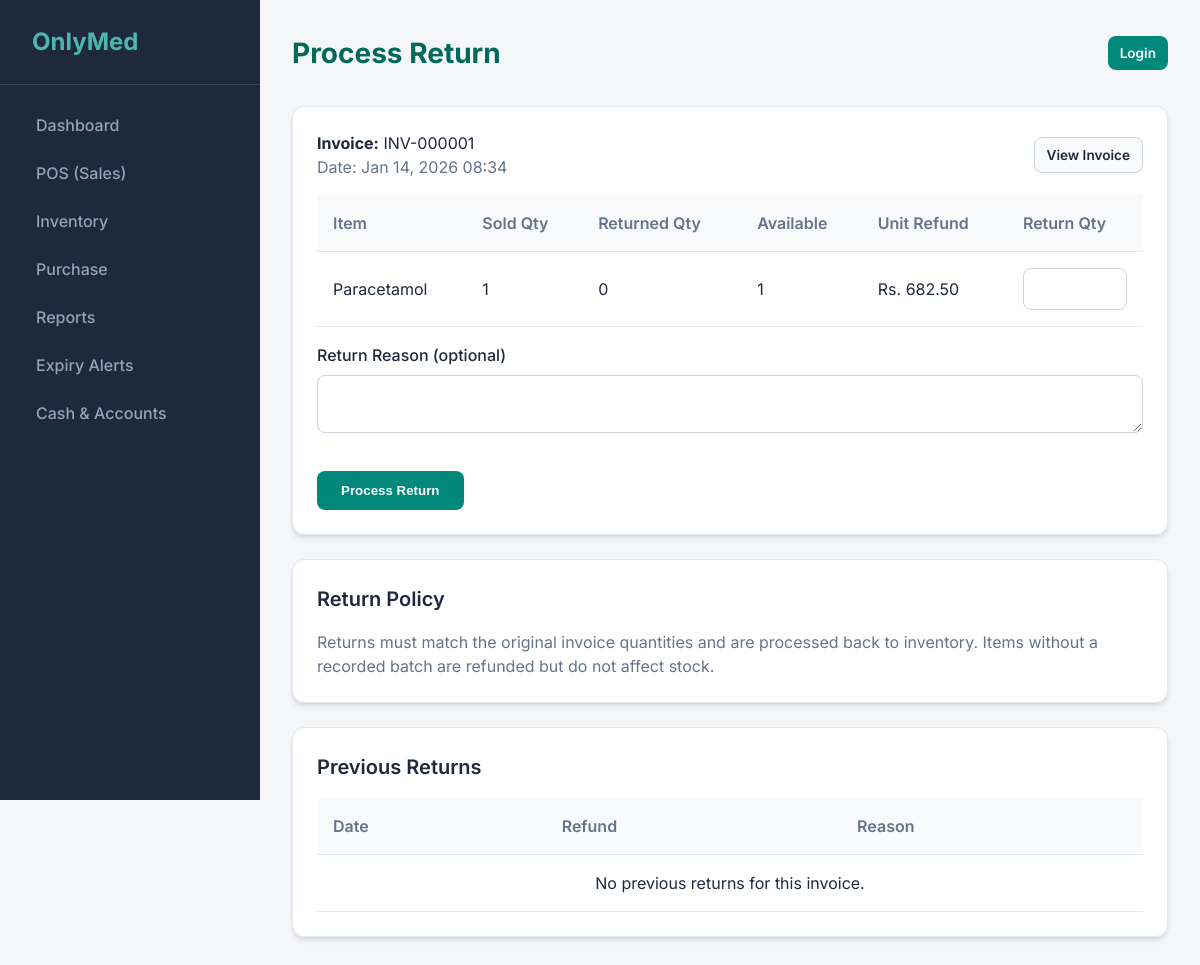
/sales/invoice/1/return/, run on an earlier commit of the app's database.
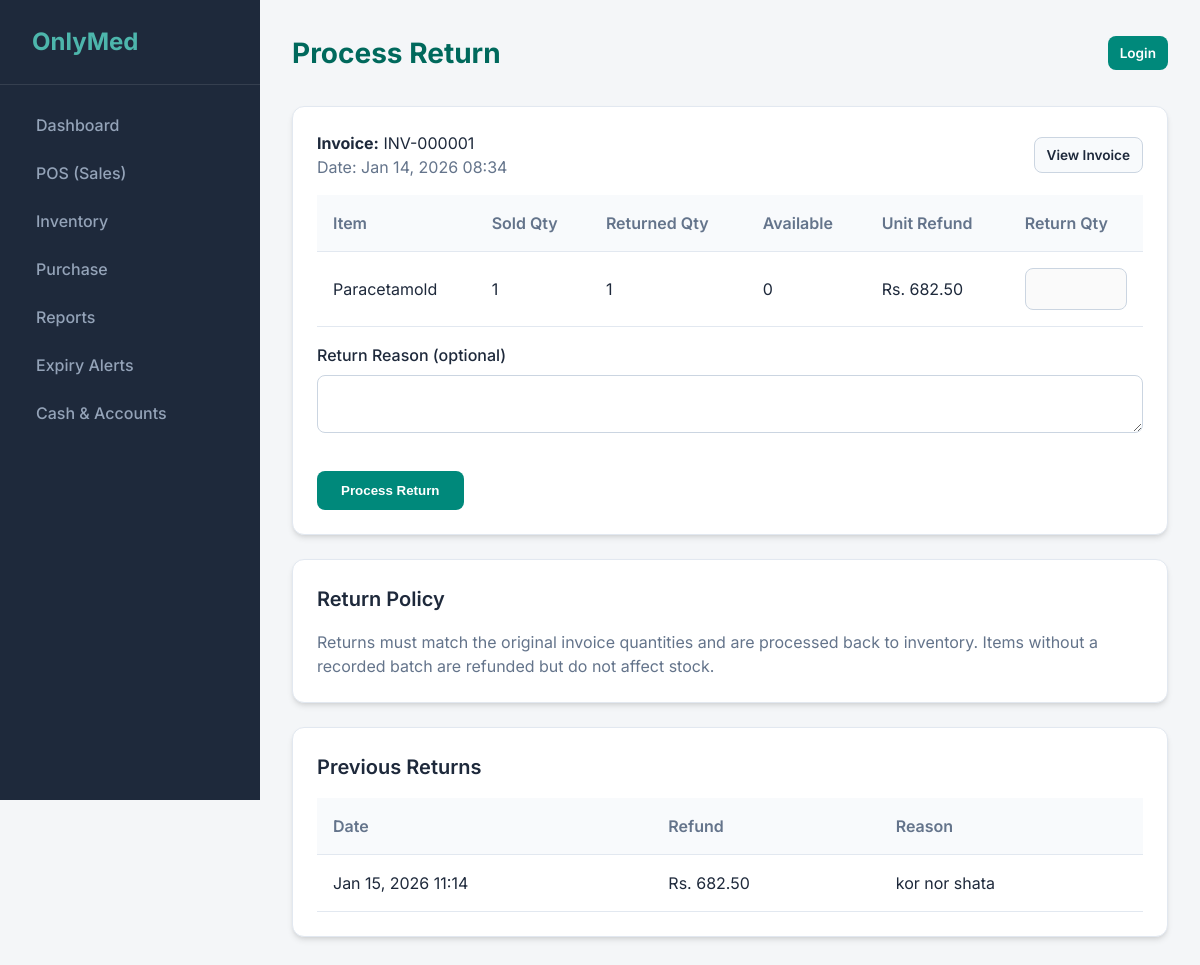
And on a later commit of the database.
### sales/models.py (models this page shows, shortened)
class SaleItem(models.Model):
    invoice = models.ForeignKey(SalesInvoice, on_delete=models.CASCADE, related_name='items')
    product = models.ForeignKey(Product, on_delete=models.PROTECT, null=True, blank=True)
    batch = models.ForeignKey(Batch, on_delete=models.PROTECT, null=True, blank=True)
    item_name = models.CharField(max_length=200, blank=True, help_text="Product Name or Manual Item Name")
    quantity = models.PositiveIntegerField()
    unit_price = models.DecimalField(max_digits=10, decimal_places=2, help_text="Selling Price at time of sale")
    discount_percentage = models.DecimalField(max_digits=5, decimal_places=2, default=0.00)
    discount_amount = models.DecimalField(max_digits=10, decimal_places=2, default=0.00)
    tax_amount = models.DecimalField(max_digits=10, decimal_places=2, default=0.00)
    total_amount = models.DecimalField(max_digits=12, decimal_places=2, default=0.00)

class SalesReturn(models.Model):
    invoice = models.ForeignKey(SalesInvoice, on_delete=models.PROTECT, related_name='returns')
    date = models.DateTimeField(default=timezone.now)
    reason = models.TextField(blank=True)
    refund_amount = models.DecimalField(max_digits=12, decimal_places=2, default=0.00)
    created_at = models.DateTimeField(auto_now_add=True)

### inventory/models.py (models this page shows, shortened)
class Product(models.Model):
    brand = models.ForeignKey(Brand, on_delete=models.CASCADE, related_name='products')
    name = models.CharField(max_length=200, help_text="Generic Name")
    category = models.ForeignKey(Category, on_delete=models.CASCADE, related_name='products')
    company = models.CharField(max_length=100, blank=True, help_text="Company Name")
    description = models.TextField(blank=True)
    tax_percentage = models.DecimalField(max_digits=5, decimal_places=2, default=0.0, help_text="Tax percentage (0 to 100)")
    created_at = models.DateTimeField(auto_now_add=True)
    updated_at = models.DateTimeField(auto_now=True)

### sales/views.py (the view, shortened to what this page needs)
# urls.py: path('invoice/<int:invoice_id>/return/', views.sales_return_create, name='sales_return_create'),
def sales_return_create(request, invoice_id):
    invoice = get_object_or_404(
        SalesInvoice.objects.select_related('customer').prefetch_related('items', 'items__product', 'items__batch'),
        id=invoice_id
    )
    sale_items = invoice.items.select_related('product', 'batch').annotate(
        returned_qty=Sum('return_items__quantity')
    )
    return_rows = []
    for item in sale_items:
        returned_qty = item.returned_qty or 0
        available_qty = item.quantity - returned_qty
        if item.quantity and item.total_amount:
            unit_refund = (item.total_amount / item.quantity).quantize(Decimal('0.01'), rounding=ROUND_HALF_UP)
        else:
            unit_refund = Decimal(item.unit_price or 0).quantize(Decimal('0.01'), rounding=ROUND_HALF_UP)
        display_name = item.item_name or (item.product.name if item.product else "Item")
        return_rows.append({
            'item': item,
            'display_name': display_name,
            'returned_qty': returned_qty,
            'available_qty': available_qty,
            'unit_refund': unit_refund,
        })
    return_history = SalesReturn.objects.filter(invoice=invoice).order_by('-date')
    context = {
        'invoice': invoice,
        'return_rows': return_rows,
        'return_history': return_history,
    }
    return render(request, 'sales/return_form.html', context)

### templates/sales/return_form.html (shortened to what this page needs)
{% extends 'base.html' %}
{% block page_title %}Process Return{% endblock %}
{% block content %}
<div class="card">
    <div class="flex-between" style="margin-bottom: 1rem; gap: 1rem; flex-wrap: wrap;">
        <div>
            <div><strong>Invoice:</strong> {{ invoice.invoice_number }}</div>
            <div style="color: var(--text-muted);">Date: {{ invoice.date|date:"M d, Y H:i" }}</div>
        </div>
        <a class="btn btn-outline btn-sm" href="{% url 'invoice_print' invoice.id %}">View Invoice</a>
    </div>
    <form method="post">
        <div class="table-container">
            <table>
                <thead>
                    <tr>
                        <th>Item</th>
                        <th>Sold Qty</th>
                        <th>Returned Qty</th>
                        <th>Available</th>
                        <th>Unit Refund</th>
                        <th>Return Qty</th>
                    </tr>
                </thead>
                <tbody>
                    {% for row in return_rows %}
                    <tr>
                        <td>{{ row.display_name }}</td>
                        <td>{{ row.item.quantity }}</td>
                        <td>{{ row.returned_qty }}</td>
                        <td>{{ row.available_qty }}</td>
                        <td>Rs. {{ row.unit_refund|floatformat:2 }}</td>
                        <td>
                            <input type="number" name="return_qty_{{ row.item.id }}" min="0"
                                max="{{ row.available_qty }}" {% if row.available_qty == 0 %}disabled{% endif %}>
                        </td>
                    </tr>
                    {% empty %}
                    <tr>
                        <td colspan="6" class="text-center">No items found for this invoice.</td>
                    </tr>
                    {% endfor %}
                </tbody>
            </table>
        </div>
        <div class="form-group mt-4">
            <label>Return Reason (optional)</label>
            <textarea name="reason" rows="2"></textarea>
        </div>
        <button type="submit" class="btn btn-primary mt-4">Process Return</button>
    </form>
</div>
<div class="card">
    <h3>Return Policy</h3>
    <p style="color: var(--text-muted);">
        Returns must match the original invoice quantities and are processed back to inventory.
        Items without a recorded batch are refunded but do not affect stock.
    </p>
</div>
<div class="card">
    <h3>Previous Returns</h3>
    <div class="table-container">
        <table>
            <thead>
                <tr>
                    <th>Date</th>
                    <th>Refund</th>
                    <th>Reason</th>
                </tr>
            </thead>
            <tbody>
                {% for r in return_history %}
                <tr>
                    <td>{{ r.date|date:"M d, Y H:i" }}</td>
                    <td>Rs. {{ r.refund_amount|floatformat:2 }}</td>
                    <td>{{ r.reason|default:"-" }}</td>
                </tr>
                {% empty %}
                <tr>
                    <td colspan="3" class="text-center">No previous returns for this invoice.</td>
                </tr>
                {% endfor %}
            </tbody>
        </table>
    </div>
</div>
{% endblock %}

What changed in the data, as far as the page shows it:
changed through a linked row, SaleItem: display_name "Paracetamol" → "Paracetamold"; returned_qty "0" → "1"; available_qty "1" → "0"
added SalesReturn: date "Jan 15, 2026 11:14", refund_amount "682.50", reason "kor nor shata"
Also different on the page:
text no longer shown: "No previous returns for this invoice."
